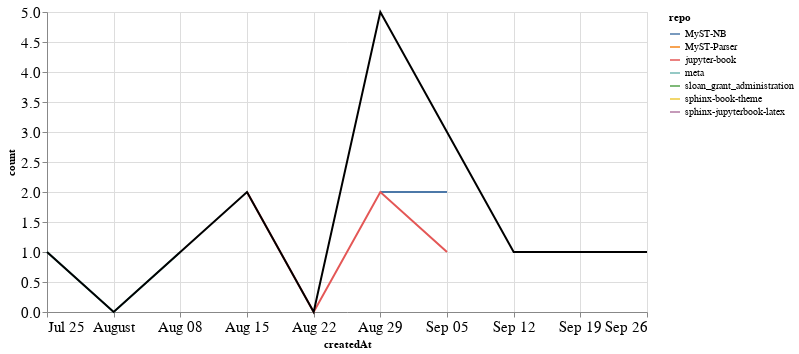

The notebook cell saved with this chart:
### Markdown cell above
### PRs

### Code cell
prs_time = prs.groupby('repo').resample('W', on='createdAt').count()['author'].reset_index()
prs_time = prs_time.rename(columns={'author': 'count'})
prs_time_total = prs_time.groupby('createdAt').agg({"count": "sum"}).reset_index()

ch1 = alt.Chart(prs_time, width=600).mark_line().encode(
    x='createdAt',
    y='count',
    color='repo',
    tooltip="repo"
)

ch2 = alt.Chart(prs_time_total, width=600).mark_line(color="black").encode(
    x='createdAt',
    y='count',
)

ch1 + ch2

### Figure 1 — Vega-Lite specification as saved in the notebook (floating-point values rounded to 4 significant figures)
{"config": {"axisLeft": {"labelFontSize": 15}, "axisBottom": {"labelFontSize": 15}}, "layer": [{"data": {"name": "data-d0bcbcca1ac9ba8e2d16311c68f2e5a6"}, "mark": "line", "encoding": {"color": {"type": "nominal", "field": "repo"}, "tooltip": {"type": "nominal", "field": "repo"}, "x": {"type": "temporal", "field": "createdAt"}, "y": {"type": "quantitative", "field": "count"}}, "width": 600}, {"data": {"name": "data-26a5b594b231987dded67a3be2f524e3"}, "mark": {"type": "line", "color": "black"}, "encoding": {"x": {"type": "temporal", "field": "createdAt"}, "y": {"type": "quantitative", "field": "count"}}, "width": 600}], "$schema": "https://vega.github.io/schema/vega-lite/v4.8.1.json", "datasets": {"data-d0bcbcca1ac9ba8e2d16311c68f2e5a6": [{"repo": "MyST-NB", "createdAt": "2021-08-29T00:00:00", "count": 2}, {"repo": "MyST-NB", "createdAt": "2021-09-05T00:00:00", "count": 2}, {"repo": "MyST-Parser", "createdAt": "2021-08-29T00:00:00", "count": 1}, {"repo": "jupyter-book", "createdAt": "2021-08-15T00:00:00", "count": 2}, {"repo": "jupyter-book", "createdAt": "2021-08-22T00:00:00", "count": 0}, {"repo": "jupyter-book", "createdAt": "2021-08-29T00:00:00", "count": 2}, {"repo": "jupyter-book", "createdAt": "2021-09-05T00:00:00", "count": 1}, {"repo": "meta", "createdAt": "2021-07-25T00:00:00", "count": 1}, {"repo": "meta", "createdAt": "2021-08-01T00:00:00", "count": 0}, {"repo": "meta", "createdAt": "2021-08-08T00:00:00", "count": 1}, {"repo": "sloan_grant_administration", "createdAt": "2021-09-26T00:00:00", "count": 1}, {"repo": "sphinx-book-theme", "createdAt": "2021-09-19T00:00:00", "count": 1}, {"repo": "sphinx-jupyterbook-latex", "createdAt": "2021-09-12T00:00:00", "count": 1}], "data-26a5b594b231987dded67a3be2f524e3": [{"createdAt": "2021-07-25T00:00:00", "count": 1}, {"createdAt": "2021-08-01T00:00:00", "count": 0}, {"createdAt": "2021-08-08T00:00:00", "count": 1}, {"createdAt": "2021-08-15T00:00:00", "count": 2}, {"createdAt": "2021-08-22T00:00:00", "count": 0}, {"createdAt": "2021-08-29T00:00:00", "count": 5}, {"createdAt": "2021-09-05T00:00:00", "count": 3}, {"createdAt": "2021-09-12T00:00:00", "count": 1}, {"createdAt": "2021-09-19T00:00:00", "count": 1}, {"createdAt": "2021-09-26T00:00:00", "count": 1}]}}
